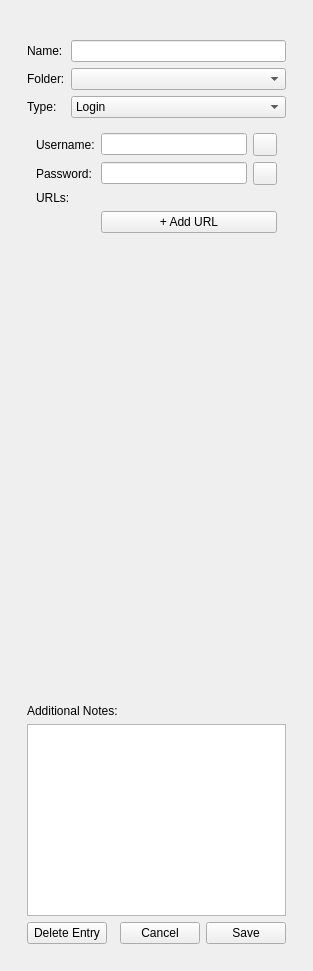
<?xml version="1.0" encoding="UTF-8"?>
<ui version="4.0">
 <class>EntryEditorPage</class>
 <widget class="QWidget" name="EntryEditorPage">
  <layout class="QHBoxLayout" name="horizontalLayoutMain">
   <item><spacer><property name="orientation"><enum>Qt::Horizontal</enum></property></spacer></item>
   <item>
    <widget class="QWidget" name="formContainer" native="true">
     <property name="maximumSize"><size><width>600</width><height>16777215</height></size></property>
     <layout class="QVBoxLayout" name="verticalLayout">
      <item><widget class="QLabel" name="timestampsLabel"><property name="alignment"><set>Qt::AlignCenter</set></property><property name="styleSheet"><string>color: gray;</string></property></widget></item>
      
      <item>
       <layout class="QFormLayout" name="formLayoutBase">
        <item row="0" column="0"><widget class="QLabel"><property name="text"><string>Name:</string></property></widget></item>
        <item row="0" column="1"><widget class="QLineEdit" name="nameLineEdit"/></item>
        <item row="1" column="0"><widget class="QLabel"><property name="text"><string>Folder:</string></property></widget></item>
        <item row="1" column="1"><widget class="QComboBox" name="folderComboBox"/></item>
        <item row="2" column="0"><widget class="QLabel"><property name="text"><string>Type:</string></property></widget></item>
        <item row="2" column="1">
         <widget class="QComboBox" name="typeComboBox">
          <item><property name="text"><string>Login</string></property></item>
          <item><property name="text"><string>Card</string></property></item>
          <item><property name="text"><string>Identity</string></property></item>
          <item><property name="text"><string>Secure Note</string></property></item>
         </widget>
        </item>
       </layout>
      </item>
      
      <item>
       <widget class="QStackedWidget" name="typeStackedWidget">
        
        <widget class="QWidget" name="pageLogin">
         <layout class="QFormLayout">
          <item row="0" column="0"><widget class="QLabel"><property name="text"><string>Username:</string></property></widget></item>
          <item row="0" column="1">
           <layout class="QHBoxLayout">
            <item><widget class="QLineEdit" name="usernameEdit"/></item>
            <item><widget class="QToolButton" name="copyUserBtn"/></item>
           </layout>
          </item>
          <item row="1" column="0"><widget class="QLabel"><property name="text"><string>Password:</string></property></widget></item>
          <item row="1" column="1">
           <layout class="QHBoxLayout">
            <item><widget class="PasswordLineEdit" name="passwordEdit"><property name="echoMode"><enum>QLineEdit::Password</enum></property></widget></item>
            <item><widget class="QToolButton" name="copyPassBtn"/></item>
           </layout>
          </item>
          <item row="2" column="0"><widget class="QLabel"><property name="text"><string>URLs:</string></property></widget></item>
          <item row="2" column="1">
           <widget class="QWidget" name="urlsContainer" native="true">
            <layout class="QVBoxLayout" name="urlsLayout"><property name="margin"><number>0</number></property></layout>
           </widget>
          </item>
          <item row="3" column="1"><widget class="QPushButton" name="addUrlBtn"><property name="text"><string>+ Add URL</string></property></widget></item>
         </layout>
        </widget>

        <widget class="QWidget" name="pageCard">
         <layout class="QFormLayout">
          <item row="0" column="0"><widget class="QLabel"><property name="text"><string>Card Type:</string></property></widget></item>
          <item row="0" column="1">
           <widget class="QComboBox" name="cardTypeCombo">
            <item><property name="text"><string>Visa</string></property></item>
            <item><property name="text"><string>MasterCard</string></property></item>
            <item><property name="text"><string>Amex</string></property></item>
            <item><property name="text"><string>Discover</string></property></item>
            <item><property name="text"><string>Other</string></property></item>
           </widget>
          </item>
          <item row="1" column="0"><widget class="QLabel"><property name="text"><string>Holder:</string></property></widget></item>
          <item row="1" column="1"><widget class="QLineEdit" name="cardHolderEdit"/></item>
          <item row="2" column="0"><widget class="QLabel"><property name="text"><string>Number:</string></property></widget></item>
          <item row="2" column="1">
           <layout class="QHBoxLayout">
            <item><widget class="QLineEdit" name="cardNumberEdit"/></item>
            <item><widget class="QToolButton" name="copyCardBtn"/></item>
           </layout>
          </item>
          <item row="3" column="0"><widget class="QLabel"><property name="text"><string>Expiry:</string></property></widget></item>
          <item row="3" column="1"><widget class="QLineEdit" name="cardExpiryEdit"><property name="placeholderText"><string>MM/YY</string></property></widget></item>
          <item row="4" column="0"><widget class="QLabel"><property name="text"><string>CVV:</string></property></widget></item>
          <item row="4" column="1"><widget class="PasswordLineEdit" name="cardCvvEdit"/></item>
         </layout>
        </widget>

        <widget class="QWidget" name="pageIdentity">
         <layout class="QVBoxLayout" name="identityVbox">
          <property name="margin"><number>0</number></property>
          
          <item>
           <layout class="QFormLayout">
            <item row="0" column="0"><widget class="QLabel"><property name="text"><string>Sex:</string></property></widget></item>
            <item row="0" column="1">
             <widget class="QComboBox" name="sexCombo">
              <item><property name="text"><string>Male</string></property></item><item><property name="text"><string>Female</string></property></item><item><property name="text"><string>Other</string></property></item><item><property name="text"><string>Unknown</string></property></item>
             </widget>
            </item>
           </layout>
          </item>

          <item>
           <spacer name="spacerIdentity1">
            <property name="orientation"><enum>Qt::Vertical</enum></property>
            <property name="sizeType"><enum>QSizePolicy::Fixed</enum></property>
            <property name="sizeHint"><size><width>20</width><height>15</height></size></property>
           </spacer>
          </item>

          <item><widget class="QLabel"><property name="text"><string>&lt;b&gt;Personal Details&lt;/b&gt;</string></property></widget></item>
          <item>
           <layout class="QFormLayout">
            <item row="0" column="0"><widget class="QLabel"><property name="text"><string>First Name:</string></property></widget></item>
            <item row="0" column="1"><widget class="QLineEdit" name="firstNameEdit"/></item>
            <item row="1" column="0"><widget class="QLabel"><property name="text"><string>Middle Name:</string></property></widget></item>
            <item row="1" column="1"><widget class="QLineEdit" name="middleNameEdit"/></item>
            <item row="2" column="0"><widget class="QLabel"><property name="text"><string>Last Name:</string></property></widget></item>
            <item row="2" column="1"><widget class="QLineEdit" name="lastNameEdit"/></item>
            <item row="3" column="0"><widget class="QLabel"><property name="text"><string>Username:</string></property></widget></item>
            <item row="3" column="1"><widget class="QLineEdit" name="idUsernameEdit"/></item>
            <item row="4" column="0"><widget class="QLabel"><property name="text"><string>Company:</string></property></widget></item>
            <item row="4" column="1"><widget class="QLineEdit" name="companyEdit"/></item>
           </layout>
          </item>

          <item>
           <spacer name="spacerIdentity2">
            <property name="orientation"><enum>Qt::Vertical</enum></property>
            <property name="sizeType"><enum>QSizePolicy::Fixed</enum></property>
            <property name="sizeHint"><size><width>20</width><height>15</height></size></property>
           </spacer>
          </item>

          <item><widget class="QLabel"><property name="text"><string>&lt;b&gt;Identification&lt;/b&gt;</string></property></widget></item>
          <item>
           <layout class="QFormLayout">
            <item row="0" column="0"><widget class="QLabel"><property name="text"><string>SSN:</string></property></widget></item>
            <item row="0" column="1"><widget class="PasswordLineEdit" name="ssnEdit"/></item>
            <item row="1" column="0"><widget class="QLabel"><property name="text"><string>Passport #:</string></property></widget></item>
            <item row="1" column="1"><widget class="QLineEdit" name="passportEdit"/></item>
            <item row="2" column="0"><widget class="QLabel"><property name="text"><string>License #:</string></property></widget></item>
            <item row="2" column="1"><widget class="QLineEdit" name="licenseEdit"/></item>
           </layout>
          </item>

          <item>
           <spacer name="spacerIdentity3">
            <property name="orientation"><enum>Qt::Vertical</enum></property>
            <property name="sizeType"><enum>QSizePolicy::Fixed</enum></property>
            <property name="sizeHint"><size><width>20</width><height>15</height></size></property>
           </spacer>
          </item>

          <item><widget class="QLabel"><property name="text"><string>&lt;b&gt;Contact Info&lt;/b&gt;</string></property></widget></item>
          <item>
           <layout class="QFormLayout">
            <item row="0" column="0"><widget class="QLabel"><property name="text"><string>Email:</string></property></widget></item>
            <item row="0" column="1"><widget class="QLineEdit" name="emailEdit"/></item>
            <item row="1" column="0"><widget class="QLabel"><property name="text"><string>Phone:</string></property></widget></item>
            <item row="1" column="1"><widget class="QLineEdit" name="phoneEdit"/></item>
           </layout>
          </item>

          <item>
           <spacer name="spacerIdentity4">
            <property name="orientation"><enum>Qt::Vertical</enum></property>
            <property name="sizeType"><enum>QSizePolicy::Fixed</enum></property>
            <property name="sizeHint"><size><width>20</width><height>15</height></size></property>
           </spacer>
          </item>

          <item><widget class="QLabel"><property name="text"><string>&lt;b&gt;Address&lt;/b&gt;</string></property></widget></item>
          <item>
           <layout class="QFormLayout">
            <item row="0" column="0"><widget class="QLabel"><property name="text"><string>City:</string></property></widget></item>
            <item row="0" column="1"><widget class="QLineEdit" name="cityEdit"/></item>
            <item row="1" column="0"><widget class="QLabel"><property name="text"><string>State/Prov:</string></property></widget></item>
            <item row="1" column="1"><widget class="QLineEdit" name="stateEdit"/></item>
            <item row="2" column="0"><widget class="QLabel"><property name="text"><string>Zip Code:</string></property></widget></item>
            <item row="2" column="1"><widget class="QLineEdit" name="zipEdit"/></item>
            <item row="3" column="0"><widget class="QLabel"><property name="text"><string>Country:</string></property></widget></item>
            <item row="3" column="1"><widget class="QLineEdit" name="countryEdit"/></item>
           </layout>
          </item>
         </layout>
        </widget>

        <widget class="QWidget" name="pageNote">
         <layout class="QVBoxLayout">
          <property name="margin"><number>0</number></property>
          <item><widget class="QTextEdit" name="secureNoteContent"><property name="placeholderText"><string>Enter secure note here...</string></property></widget></item>
         </layout>
        </widget>
       </widget>
      </item>
      
      <item>
       <spacer name="spacerNotesSection">
        <property name="orientation"><enum>Qt::Vertical</enum></property>
        <property name="sizeType"><enum>QSizePolicy::Fixed</enum></property>
        <property name="sizeHint"><size><width>20</width><height>20</height></size></property>
       </spacer>
      </item>

      <item><widget class="QLabel"><property name="text"><string>Additional Notes:</string></property></widget></item>
      <item><widget class="QTextEdit" name="notesEdit"><property name="maximumHeight"><number>80</number></property></widget></item>

      <item>
       <layout class="QHBoxLayout">
        <item><widget class="QPushButton" name="deleteButton"><property name="text"><string>Delete Entry</string></property></widget></item>
        <item><spacer><property name="orientation"><enum>Qt::Horizontal</enum></property></spacer></item>
        <item><widget class="QPushButton" name="cancelButton"><property name="text"><string>Cancel</string></property></widget></item>
        <item><widget class="QPushButton" name="saveButton"><property name="text"><string>Save</string></property></widget></item>
       </layout>
      </item>

      <item>
       <spacer name="verticalSpacerBottom">
        <property name="orientation"><enum>Qt::Vertical</enum></property>
       </spacer>
      </item>

     </layout>
    </widget>
   </item>
   <item><spacer><property name="orientation"><enum>Qt::Horizontal</enum></property></spacer></item>
  </layout>
 </widget>
 <customwidgets>
  <customwidget>
   <class>PasswordLineEdit</class>
   <extends>QLineEdit</extends>
   <header>ui/widgets/passwordlineedit.h</header>
  </customwidget>
 </customwidgets>
</ui>
